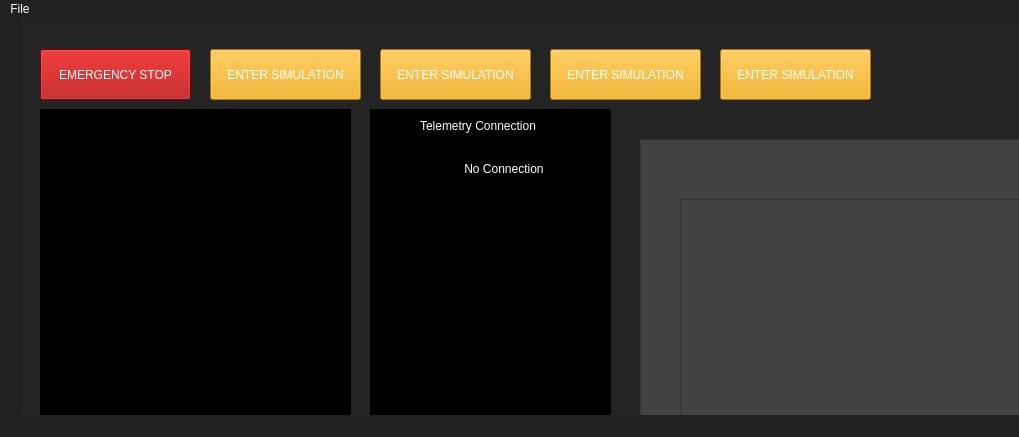
<?xml version="1.0" encoding="UTF-8"?>
<ui version="4.0">
 <class>MainWindow</class>
 <widget class="QMainWindow" name="MainWindow">
  <property name="geometry">
   <rect>
    <x>0</x>
    <y>0</y>
    <width>1019</width>
    <height>437</height>
   </rect>
  </property>
  <property name="sizePolicy">
   <sizepolicy hsizetype="Preferred" vsizetype="Fixed">
    <horstretch>0</horstretch>
    <verstretch>0</verstretch>
   </sizepolicy>
  </property>
  <property name="windowTitle">
   <string>MainWindow</string>
  </property>
  <property name="styleSheet">
   <string notr="true">background-color: rgb(33, 33, 33);</string>
  </property>
  <widget class="QWidget" name="centralwidget">
   <widget class="QFrame" name="main_frame">
    <property name="geometry">
     <rect>
      <x>20</x>
      <y>-10</y>
      <width>1121</width>
      <height>731</height>
     </rect>
    </property>
    <property name="palette">
     <palette>
      <active>
       <colorrole role="Button">
        <brush brushstyle="SolidPattern">
         <color alpha="255">
          <red>36</red>
          <green>36</green>
          <blue>36</blue>
         </color>
        </brush>
       </colorrole>
       <colorrole role="Base">
        <brush brushstyle="SolidPattern">
         <color alpha="255">
          <red>36</red>
          <green>36</green>
          <blue>36</blue>
         </color>
        </brush>
       </colorrole>
       <colorrole role="Window">
        <brush brushstyle="SolidPattern">
         <color alpha="255">
          <red>36</red>
          <green>36</green>
          <blue>36</blue>
         </color>
        </brush>
       </colorrole>
       <colorrole role="HighlightedText">
        <brush brushstyle="SolidPattern">
         <color alpha="255">
          <red>154</red>
          <green>154</green>
          <blue>154</blue>
         </color>
        </brush>
       </colorrole>
       <colorrole role="AlternateBase">
        <brush brushstyle="SolidPattern">
         <color alpha="255">
          <red>0</red>
          <green>0</green>
          <blue>0</blue>
         </color>
        </brush>
       </colorrole>
      </active>
      <inactive>
       <colorrole role="Button">
        <brush brushstyle="SolidPattern">
         <color alpha="255">
          <red>36</red>
          <green>36</green>
          <blue>36</blue>
         </color>
        </brush>
       </colorrole>
       <colorrole role="Base">
        <brush brushstyle="SolidPattern">
         <color alpha="255">
          <red>36</red>
          <green>36</green>
          <blue>36</blue>
         </color>
        </brush>
       </colorrole>
       <colorrole role="Window">
        <brush brushstyle="SolidPattern">
         <color alpha="255">
          <red>36</red>
          <green>36</green>
          <blue>36</blue>
         </color>
        </brush>
       </colorrole>
       <colorrole role="HighlightedText">
        <brush brushstyle="SolidPattern">
         <color alpha="255">
          <red>154</red>
          <green>154</green>
          <blue>154</blue>
         </color>
        </brush>
       </colorrole>
       <colorrole role="AlternateBase">
        <brush brushstyle="SolidPattern">
         <color alpha="255">
          <red>0</red>
          <green>0</green>
          <blue>0</blue>
         </color>
        </brush>
       </colorrole>
      </inactive>
      <disabled>
       <colorrole role="Button">
        <brush brushstyle="SolidPattern">
         <color alpha="255">
          <red>36</red>
          <green>36</green>
          <blue>36</blue>
         </color>
        </brush>
       </colorrole>
       <colorrole role="Base">
        <brush brushstyle="SolidPattern">
         <color alpha="255">
          <red>36</red>
          <green>36</green>
          <blue>36</blue>
         </color>
        </brush>
       </colorrole>
       <colorrole role="Window">
        <brush brushstyle="SolidPattern">
         <color alpha="255">
          <red>36</red>
          <green>36</green>
          <blue>36</blue>
         </color>
        </brush>
       </colorrole>
       <colorrole role="HighlightedText">
        <brush brushstyle="SolidPattern">
         <color alpha="255">
          <red>154</red>
          <green>154</green>
          <blue>154</blue>
         </color>
        </brush>
       </colorrole>
       <colorrole role="AlternateBase">
        <brush brushstyle="SolidPattern">
         <color alpha="255">
          <red>0</red>
          <green>0</green>
          <blue>0</blue>
         </color>
        </brush>
       </colorrole>
      </disabled>
     </palette>
    </property>
    <property name="styleSheet">
     <string notr="true">background-color: rgb(36, 36, 36);</string>
    </property>
    <property name="frameShape">
     <enum>QFrame::StyledPanel</enum>
    </property>
    <property name="frameShadow">
     <enum>QFrame::Raised</enum>
    </property>
    <widget class="QLabel" name="albertaloop_logo">
     <property name="geometry">
      <rect>
       <x>840</x>
       <y>50</y>
       <width>201</width>
       <height>31</height>
      </rect>
     </property>
     <property name="text">
      <string/>
     </property>
     <property name="pixmap">
      <pixmap>../.designer/backup/resizedalbertaloop.png</pixmap>
     </property>
    </widget>
    <widget class="QPushButton" name="estop_button">
     <property name="geometry">
      <rect>
       <x>20</x>
       <y>40</y>
       <width>151</width>
       <height>51</height>
      </rect>
     </property>
     <property name="styleSheet">
      <string notr="true">background-color: rgb(170, 0, 0);
color: rgb(255, 255, 255);
font: 63 8pt &quot;Segoe UI Semibold&quot;;</string>
     </property>
     <property name="text">
      <string>EMERGENCY STOP</string>
     </property>
    </widget>
    <widget class="QFrame" name="left_frame">
     <property name="geometry">
      <rect>
       <x>20</x>
       <y>100</y>
       <width>311</width>
       <height>581</height>
      </rect>
     </property>
     <property name="styleSheet">
      <string notr="true">background-color: rgb(0, 0, 0);</string>
     </property>
     <property name="frameShape">
      <enum>QFrame::StyledPanel</enum>
     </property>
     <property name="frameShadow">
      <enum>QFrame::Raised</enum>
     </property>
     <widget class="QWidget" name="verticalLayoutWidget">
      <property name="geometry">
       <rect>
        <x>0</x>
        <y>0</y>
        <width>311</width>
        <height>291</height>
       </rect>
      </property>
      <layout class="QVBoxLayout" name="speed_guage_layout"/>
     </widget>
     <widget class="QLabel" name="time_elapsed_label">
      <property name="geometry">
       <rect>
        <x>80</x>
        <y>400</y>
        <width>171</width>
        <height>41</height>
       </rect>
      </property>
      <property name="styleSheet">
       <string notr="true">font: 75 10pt &quot;Microsoft YaHei UI&quot;;
color: rgb(255, 255, 255);</string>
      </property>
      <property name="text">
       <string>Time Elapsed: 0:26:35</string>
      </property>
     </widget>
     <widget class="QLabel" name="estimated_progress_title_label">
      <property name="geometry">
       <rect>
        <x>80</x>
        <y>450</y>
        <width>161</width>
        <height>21</height>
       </rect>
      </property>
      <property name="styleSheet">
       <string notr="true">font: 75 10pt &quot;Microsoft YaHei UI&quot;;
color: rgb(255, 255, 255);</string>
      </property>
      <property name="text">
       <string>Estimated Progress</string>
      </property>
      <property name="alignment">
       <set>Qt::AlignCenter</set>
      </property>
     </widget>
     <widget class="QWidget" name="verticalLayoutWidget_2">
      <property name="geometry">
       <rect>
        <x>40</x>
        <y>480</y>
        <width>241</width>
        <height>59</height>
       </rect>
      </property>
      <layout class="QVBoxLayout" name="progress_bar_layout">
       <item>
        <widget class="QProgressBar" name="progressBar">
         <property name="styleSheet">
          <string notr="true">color: rgb(255, 255, 255);</string>
         </property>
         <property name="maximum">
          <number>500</number>
         </property>
         <property name="value">
          <number>115</number>
         </property>
         <property name="textVisible">
          <bool>true</bool>
         </property>
         <property name="invertedAppearance">
          <bool>false</bool>
         </property>
         <property name="textDirection">
          <enum>QProgressBar::TopToBottom</enum>
         </property>
         <property name="format">
          <string>%v / 400 m</string>
         </property>
        </widget>
       </item>
      </layout>
     </widget>
     <widget class="QWidget" name="horizontalLayoutWidget">
      <property name="geometry">
       <rect>
        <x>90</x>
        <y>310</y>
        <width>141</width>
        <height>80</height>
       </rect>
      </property>
      <layout class="QHBoxLayout" name="position_layout">
       <item>
        <widget class="QLabel" name="position_label">
         <property name="sizePolicy">
          <sizepolicy hsizetype="Preferred" vsizetype="Fixed">
           <horstretch>0</horstretch>
           <verstretch>0</verstretch>
          </sizepolicy>
         </property>
         <property name="styleSheet">
          <string notr="true">font: 75 9pt &quot;Microsoft YaHei&quot;;
color: rgb(218, 218, 218);</string>
         </property>
         <property name="text">
          <string>Position: </string>
         </property>
        </widget>
       </item>
       <item>
        <widget class="QLabel" name="position_ind">
         <property name="styleSheet">
          <string notr="true">font: 75 14pt &quot;Microsoft YaHei&quot;;
color: rgb(255, 255, 255);</string>
         </property>
         <property name="text">
          <string>115 m</string>
         </property>
         <property name="alignment">
          <set>Qt::AlignCenter</set>
         </property>
        </widget>
       </item>
      </layout>
     </widget>
    </widget>
    <widget class="QFrame" name="DataFrame">
     <property name="geometry">
      <rect>
       <x>620</x>
       <y>130</y>
       <width>471</width>
       <height>511</height>
      </rect>
     </property>
     <property name="styleSheet">
      <string notr="true">background-color: rgb(66, 66, 66);</string>
     </property>
     <property name="frameShape">
      <enum>QFrame::StyledPanel</enum>
     </property>
     <property name="frameShadow">
      <enum>QFrame::Raised</enum>
     </property>
     <widget class="QTableView" name="tableView">
      <property name="geometry">
       <rect>
        <x>40</x>
        <y>60</y>
        <width>381</width>
        <height>361</height>
       </rect>
      </property>
     </widget>
    </widget>
    <widget class="QLabel" name="label">
     <property name="geometry">
      <rect>
       <x>700</x>
       <y>40</y>
       <width>81</width>
       <height>41</height>
      </rect>
     </property>
     <property name="text">
      <string/>
     </property>
    </widget>
    <widget class="QPushButton" name="simulation_button">
     <property name="geometry">
      <rect>
       <x>190</x>
       <y>40</y>
       <width>151</width>
       <height>51</height>
      </rect>
     </property>
     <property name="styleSheet">
      <string notr="true">background-color: rgb(240, 165, 0);
color: rgb(255, 255, 255);
font: 63 8pt &quot;Segoe UI Semibold&quot;;</string>
     </property>
     <property name="text">
      <string>ENTER SIMULATION</string>
     </property>
    </widget>
    <widget class="QFrame" name="StateFrame">
     <property name="geometry">
      <rect>
       <x>350</x>
       <y>100</y>
       <width>241</width>
       <height>581</height>
      </rect>
     </property>
     <property name="font">
      <font>
       <family>MS Shell Dlg 2</family>
      </font>
     </property>
     <property name="styleSheet">
      <string notr="true">background-color: rgb(0, 0, 0);</string>
     </property>
     <property name="frameShape">
      <enum>QFrame::StyledPanel</enum>
     </property>
     <property name="frameShadow">
      <enum>QFrame::Raised</enum>
     </property>
     <widget class="QWidget" name="verticalLayoutWidget_3">
      <property name="geometry">
       <rect>
        <x>50</x>
        <y>480</y>
        <width>160</width>
        <height>80</height>
       </rect>
      </property>
      <layout class="QVBoxLayout" name="current_state_layout">
       <property name="spacing">
        <number>6</number>
       </property>
       <property name="topMargin">
        <number>0</number>
       </property>
       <property name="bottomMargin">
        <number>1</number>
       </property>
       <item>
        <widget class="QLabel" name="current_state_title">
         <property name="sizePolicy">
          <sizepolicy hsizetype="Preferred" vsizetype="Fixed">
           <horstretch>0</horstretch>
           <verstretch>0</verstretch>
          </sizepolicy>
         </property>
         <property name="styleSheet">
          <string notr="true">font: 75 10pt &quot;Microsoft YaHei&quot;;
color: rgb(255, 255, 255);</string>
         </property>
         <property name="text">
          <string>Current State</string>
         </property>
        </widget>
       </item>
       <item>
        <widget class="QLabel" name="current_state_ind">
         <property name="sizePolicy">
          <sizepolicy hsizetype="Preferred" vsizetype="Expanding">
           <horstretch>0</horstretch>
           <verstretch>0</verstretch>
          </sizepolicy>
         </property>
         <property name="styleSheet">
          <string notr="true">color: rgb(255, 255, 255);
background-color: rgb(255, 85, 0);
font: 75 8pt &quot;Microsoft YaHei&quot;;</string>
         </property>
         <property name="text">
          <string>Acceleration</string>
         </property>
         <property name="alignment">
          <set>Qt::AlignCenter</set>
         </property>
        </widget>
       </item>
      </layout>
     </widget>
     <widget class="QWidget" name="verticalLayoutWidget_4">
      <property name="geometry">
       <rect>
        <x>50</x>
        <y>10</y>
        <width>168</width>
        <height>80</height>
       </rect>
      </property>
      <layout class="QVBoxLayout" name="telemetry_connection_layout">
       <property name="spacing">
        <number>6</number>
       </property>
       <property name="topMargin">
        <number>0</number>
       </property>
       <property name="bottomMargin">
        <number>1</number>
       </property>
       <item>
        <widget class="QLabel" name="current_state_title_2">
         <property name="sizePolicy">
          <sizepolicy hsizetype="Preferred" vsizetype="Fixed">
           <horstretch>0</horstretch>
           <verstretch>0</verstretch>
          </sizepolicy>
         </property>
         <property name="styleSheet">
          <string notr="true">font: 75 10pt &quot;Microsoft YaHei&quot;;
color: rgb(255, 255, 255);</string>
         </property>
         <property name="text">
          <string>Telemetry Connection</string>
         </property>
        </widget>
       </item>
       <item>
        <widget class="QLabel" name="current_state_ind_2">
         <property name="sizePolicy">
          <sizepolicy hsizetype="Preferred" vsizetype="Expanding">
           <horstretch>0</horstretch>
           <verstretch>0</verstretch>
          </sizepolicy>
         </property>
         <property name="styleSheet">
          <string notr="true">color: rgb(255, 255, 255);
font: 75 8pt &quot;Microsoft YaHei&quot;;</string>
         </property>
         <property name="text">
          <string>No Connection</string>
         </property>
         <property name="alignment">
          <set>Qt::AlignCenter</set>
         </property>
        </widget>
       </item>
      </layout>
     </widget>
    </widget>
    <widget class="QPushButton" name="simulation_button_2">
     <property name="geometry">
      <rect>
       <x>360</x>
       <y>40</y>
       <width>151</width>
       <height>51</height>
      </rect>
     </property>
     <property name="styleSheet">
      <string notr="true">background-color: rgb(240, 165, 0);
color: rgb(255, 255, 255);
font: 63 8pt &quot;Segoe UI Semibold&quot;;</string>
     </property>
     <property name="text">
      <string>ENTER SIMULATION</string>
     </property>
    </widget>
    <widget class="QPushButton" name="simulation_button_3">
     <property name="geometry">
      <rect>
       <x>530</x>
       <y>40</y>
       <width>151</width>
       <height>51</height>
      </rect>
     </property>
     <property name="styleSheet">
      <string notr="true">background-color: rgb(240, 165, 0);
color: rgb(255, 255, 255);
font: 63 8pt &quot;Segoe UI Semibold&quot;;</string>
     </property>
     <property name="text">
      <string>ENTER SIMULATION</string>
     </property>
    </widget>
    <widget class="QPushButton" name="simulation_button_4">
     <property name="geometry">
      <rect>
       <x>700</x>
       <y>40</y>
       <width>151</width>
       <height>51</height>
      </rect>
     </property>
     <property name="styleSheet">
      <string notr="true">background-color: rgb(240, 165, 0);
color: rgb(255, 255, 255);
font: 63 8pt &quot;Segoe UI Semibold&quot;;</string>
     </property>
     <property name="text">
      <string>ENTER SIMULATION</string>
     </property>
    </widget>
    <zorder>estop_button</zorder>
    <zorder>left_frame</zorder>
    <zorder>DataFrame</zorder>
    <zorder>albertaloop_logo</zorder>
    <zorder>label</zorder>
    <zorder>simulation_button</zorder>
    <zorder>StateFrame</zorder>
    <zorder>simulation_button_2</zorder>
    <zorder>simulation_button_3</zorder>
    <zorder>simulation_button_4</zorder>
   </widget>
  </widget>
  <widget class="QMenuBar" name="menubar">
   <property name="geometry">
    <rect>
     <x>0</x>
     <y>0</y>
     <width>1019</width>
     <height>22</height>
    </rect>
   </property>
   <property name="palette">
    <palette>
     <active>
      <colorrole role="WindowText">
       <brush brushstyle="SolidPattern">
        <color alpha="255">
         <red>255</red>
         <green>255</green>
         <blue>255</blue>
        </color>
       </brush>
      </colorrole>
      <colorrole role="Button">
       <brush brushstyle="SolidPattern">
        <color alpha="255">
         <red>33</red>
         <green>33</green>
         <blue>33</blue>
        </color>
       </brush>
      </colorrole>
      <colorrole role="ButtonText">
       <brush brushstyle="SolidPattern">
        <color alpha="255">
         <red>255</red>
         <green>255</green>
         <blue>255</blue>
        </color>
       </brush>
      </colorrole>
      <colorrole role="Base">
       <brush brushstyle="SolidPattern">
        <color alpha="255">
         <red>33</red>
         <green>33</green>
         <blue>33</blue>
        </color>
       </brush>
      </colorrole>
      <colorrole role="Window">
       <brush brushstyle="SolidPattern">
        <color alpha="255">
         <red>33</red>
         <green>33</green>
         <blue>33</blue>
        </color>
       </brush>
      </colorrole>
      <colorrole role="HighlightedText">
       <brush brushstyle="SolidPattern">
        <color alpha="255">
         <red>0</red>
         <green>0</green>
         <blue>0</blue>
        </color>
       </brush>
      </colorrole>
      <colorrole role="AlternateBase">
       <brush brushstyle="SolidPattern">
        <color alpha="255">
         <red>0</red>
         <green>0</green>
         <blue>0</blue>
        </color>
       </brush>
      </colorrole>
      <colorrole role="ToolTipBase">
       <brush brushstyle="SolidPattern">
        <color alpha="255">
         <red>0</red>
         <green>0</green>
         <blue>0</blue>
        </color>
       </brush>
      </colorrole>
      <colorrole role="ToolTipText">
       <brush brushstyle="SolidPattern">
        <color alpha="255">
         <red>0</red>
         <green>0</green>
         <blue>0</blue>
        </color>
       </brush>
      </colorrole>
     </active>
     <inactive>
      <colorrole role="WindowText">
       <brush brushstyle="SolidPattern">
        <color alpha="255">
         <red>255</red>
         <green>255</green>
         <blue>255</blue>
        </color>
       </brush>
      </colorrole>
      <colorrole role="Button">
       <brush brushstyle="SolidPattern">
        <color alpha="255">
         <red>33</red>
         <green>33</green>
         <blue>33</blue>
        </color>
       </brush>
      </colorrole>
      <colorrole role="ButtonText">
       <brush brushstyle="SolidPattern">
        <color alpha="255">
         <red>255</red>
         <green>255</green>
         <blue>255</blue>
        </color>
       </brush>
      </colorrole>
      <colorrole role="Base">
       <brush brushstyle="SolidPattern">
        <color alpha="255">
         <red>33</red>
         <green>33</green>
         <blue>33</blue>
        </color>
       </brush>
      </colorrole>
      <colorrole role="Window">
       <brush brushstyle="SolidPattern">
        <color alpha="255">
         <red>33</red>
         <green>33</green>
         <blue>33</blue>
        </color>
       </brush>
      </colorrole>
      <colorrole role="HighlightedText">
       <brush brushstyle="SolidPattern">
        <color alpha="255">
         <red>0</red>
         <green>0</green>
         <blue>0</blue>
        </color>
       </brush>
      </colorrole>
      <colorrole role="AlternateBase">
       <brush brushstyle="SolidPattern">
        <color alpha="255">
         <red>0</red>
         <green>0</green>
         <blue>0</blue>
        </color>
       </brush>
      </colorrole>
      <colorrole role="ToolTipBase">
       <brush brushstyle="SolidPattern">
        <color alpha="255">
         <red>0</red>
         <green>0</green>
         <blue>0</blue>
        </color>
       </brush>
      </colorrole>
      <colorrole role="ToolTipText">
       <brush brushstyle="SolidPattern">
        <color alpha="255">
         <red>0</red>
         <green>0</green>
         <blue>0</blue>
        </color>
       </brush>
      </colorrole>
     </inactive>
     <disabled>
      <colorrole role="WindowText">
       <brush brushstyle="SolidPattern">
        <color alpha="255">
         <red>120</red>
         <green>120</green>
         <blue>120</blue>
        </color>
       </brush>
      </colorrole>
      <colorrole role="Button">
       <brush brushstyle="SolidPattern">
        <color alpha="255">
         <red>33</red>
         <green>33</green>
         <blue>33</blue>
        </color>
       </brush>
      </colorrole>
      <colorrole role="ButtonText">
       <brush brushstyle="SolidPattern">
        <color alpha="255">
         <red>120</red>
         <green>120</green>
         <blue>120</blue>
        </color>
       </brush>
      </colorrole>
      <colorrole role="Base">
       <brush brushstyle="SolidPattern">
        <color alpha="255">
         <red>33</red>
         <green>33</green>
         <blue>33</blue>
        </color>
       </brush>
      </colorrole>
      <colorrole role="Window">
       <brush brushstyle="SolidPattern">
        <color alpha="255">
         <red>33</red>
         <green>33</green>
         <blue>33</blue>
        </color>
       </brush>
      </colorrole>
      <colorrole role="HighlightedText">
       <brush brushstyle="SolidPattern">
        <color alpha="255">
         <red>0</red>
         <green>0</green>
         <blue>0</blue>
        </color>
       </brush>
      </colorrole>
      <colorrole role="AlternateBase">
       <brush brushstyle="SolidPattern">
        <color alpha="255">
         <red>0</red>
         <green>0</green>
         <blue>0</blue>
        </color>
       </brush>
      </colorrole>
      <colorrole role="ToolTipBase">
       <brush brushstyle="SolidPattern">
        <color alpha="255">
         <red>0</red>
         <green>0</green>
         <blue>0</blue>
        </color>
       </brush>
      </colorrole>
      <colorrole role="ToolTipText">
       <brush brushstyle="SolidPattern">
        <color alpha="255">
         <red>0</red>
         <green>0</green>
         <blue>0</blue>
        </color>
       </brush>
      </colorrole>
     </disabled>
    </palette>
   </property>
   <widget class="QMenu" name="menuFile">
    <property name="palette">
     <palette>
      <active>
       <colorrole role="WindowText">
        <brush brushstyle="SolidPattern">
         <color alpha="255">
          <red>0</red>
          <green>0</green>
          <blue>0</blue>
         </color>
        </brush>
       </colorrole>
       <colorrole role="Button">
        <brush brushstyle="SolidPattern">
         <color alpha="255">
          <red>33</red>
          <green>33</green>
          <blue>33</blue>
         </color>
        </brush>
       </colorrole>
       <colorrole role="Midlight">
        <brush brushstyle="SolidPattern">
         <color alpha="255">
          <red>0</red>
          <green>0</green>
          <blue>0</blue>
         </color>
        </brush>
       </colorrole>
       <colorrole role="Dark">
        <brush brushstyle="SolidPattern">
         <color alpha="255">
          <red>255</red>
          <green>255</green>
          <blue>255</blue>
         </color>
        </brush>
       </colorrole>
       <colorrole role="Mid">
        <brush brushstyle="SolidPattern">
         <color alpha="255">
          <red>255</red>
          <green>255</green>
          <blue>255</blue>
         </color>
        </brush>
       </colorrole>
       <colorrole role="Text">
        <brush brushstyle="SolidPattern">
         <color alpha="255">
          <red>255</red>
          <green>255</green>
          <blue>255</blue>
         </color>
        </brush>
       </colorrole>
       <colorrole role="ButtonText">
        <brush brushstyle="SolidPattern">
         <color alpha="255">
          <red>255</red>
          <green>255</green>
          <blue>255</blue>
         </color>
        </brush>
       </colorrole>
       <colorrole role="Base">
        <brush brushstyle="SolidPattern">
         <color alpha="255">
          <red>33</red>
          <green>33</green>
          <blue>33</blue>
         </color>
        </brush>
       </colorrole>
       <colorrole role="Window">
        <brush brushstyle="SolidPattern">
         <color alpha="255">
          <red>33</red>
          <green>33</green>
          <blue>33</blue>
         </color>
        </brush>
       </colorrole>
       <colorrole role="Shadow">
        <brush brushstyle="SolidPattern">
         <color alpha="255">
          <red>0</red>
          <green>0</green>
          <blue>0</blue>
         </color>
        </brush>
       </colorrole>
       <colorrole role="Highlight">
        <brush brushstyle="SolidPattern">
         <color alpha="255">
          <red>0</red>
          <green>0</green>
          <blue>0</blue>
         </color>
        </brush>
       </colorrole>
       <colorrole role="HighlightedText">
        <brush brushstyle="SolidPattern">
         <color alpha="255">
          <red>167</red>
          <green>167</green>
          <blue>167</blue>
         </color>
        </brush>
       </colorrole>
       <colorrole role="AlternateBase">
        <brush brushstyle="SolidPattern">
         <color alpha="255">
          <red>0</red>
          <green>0</green>
          <blue>0</blue>
         </color>
        </brush>
       </colorrole>
       <colorrole role="ToolTipBase">
        <brush brushstyle="SolidPattern">
         <color alpha="255">
          <red>0</red>
          <green>0</green>
          <blue>0</blue>
         </color>
        </brush>
       </colorrole>
       <colorrole role="ToolTipText">
        <brush brushstyle="SolidPattern">
         <color alpha="255">
          <red>0</red>
          <green>0</green>
          <blue>0</blue>
         </color>
        </brush>
       </colorrole>
       <colorrole role="PlaceholderText">
        <brush brushstyle="SolidPattern">
         <color alpha="128">
          <red>255</red>
          <green>255</green>
          <blue>255</blue>
         </color>
        </brush>
       </colorrole>
      </active>
      <inactive>
       <colorrole role="WindowText">
        <brush brushstyle="SolidPattern">
         <color alpha="255">
          <red>0</red>
          <green>0</green>
          <blue>0</blue>
         </color>
        </brush>
       </colorrole>
       <colorrole role="Button">
        <brush brushstyle="SolidPattern">
         <color alpha="255">
          <red>33</red>
          <green>33</green>
          <blue>33</blue>
         </color>
        </brush>
       </colorrole>
       <colorrole role="Midlight">
        <brush brushstyle="SolidPattern">
         <color alpha="255">
          <red>0</red>
          <green>0</green>
          <blue>0</blue>
         </color>
        </brush>
       </colorrole>
       <colorrole role="Dark">
        <brush brushstyle="SolidPattern">
         <color alpha="255">
          <red>255</red>
          <green>255</green>
          <blue>255</blue>
         </color>
        </brush>
       </colorrole>
       <colorrole role="Mid">
        <brush brushstyle="SolidPattern">
         <color alpha="255">
          <red>255</red>
          <green>255</green>
          <blue>255</blue>
         </color>
        </brush>
       </colorrole>
       <colorrole role="Text">
        <brush brushstyle="SolidPattern">
         <color alpha="255">
          <red>255</red>
          <green>255</green>
          <blue>255</blue>
         </color>
        </brush>
       </colorrole>
       <colorrole role="ButtonText">
        <brush brushstyle="SolidPattern">
         <color alpha="255">
          <red>255</red>
          <green>255</green>
          <blue>255</blue>
         </color>
        </brush>
       </colorrole>
       <colorrole role="Base">
        <brush brushstyle="SolidPattern">
         <color alpha="255">
          <red>33</red>
          <green>33</green>
          <blue>33</blue>
         </color>
        </brush>
       </colorrole>
       <colorrole role="Window">
        <brush brushstyle="SolidPattern">
         <color alpha="255">
          <red>33</red>
          <green>33</green>
          <blue>33</blue>
         </color>
        </brush>
       </colorrole>
       <colorrole role="Shadow">
        <brush brushstyle="SolidPattern">
         <color alpha="255">
          <red>0</red>
          <green>0</green>
          <blue>0</blue>
         </color>
        </brush>
       </colorrole>
       <colorrole role="Highlight">
        <brush brushstyle="SolidPattern">
         <color alpha="255">
          <red>0</red>
          <green>0</green>
          <blue>0</blue>
         </color>
        </brush>
       </colorrole>
       <colorrole role="HighlightedText">
        <brush brushstyle="SolidPattern">
         <color alpha="255">
          <red>167</red>
          <green>167</green>
          <blue>167</blue>
         </color>
        </brush>
       </colorrole>
       <colorrole role="AlternateBase">
        <brush brushstyle="SolidPattern">
         <color alpha="255">
          <red>0</red>
          <green>0</green>
          <blue>0</blue>
         </color>
        </brush>
       </colorrole>
       <colorrole role="ToolTipBase">
        <brush brushstyle="SolidPattern">
         <color alpha="255">
          <red>0</red>
          <green>0</green>
          <blue>0</blue>
         </color>
        </brush>
       </colorrole>
       <colorrole role="ToolTipText">
        <brush brushstyle="SolidPattern">
         <color alpha="255">
          <red>0</red>
          <green>0</green>
          <blue>0</blue>
         </color>
        </brush>
       </colorrole>
       <colorrole role="PlaceholderText">
        <brush brushstyle="SolidPattern">
         <color alpha="128">
          <red>255</red>
          <green>255</green>
          <blue>255</blue>
         </color>
        </brush>
       </colorrole>
      </inactive>
      <disabled>
       <colorrole role="WindowText">
        <brush brushstyle="SolidPattern">
         <color alpha="255">
          <red>255</red>
          <green>255</green>
          <blue>255</blue>
         </color>
        </brush>
       </colorrole>
       <colorrole role="Button">
        <brush brushstyle="SolidPattern">
         <color alpha="255">
          <red>33</red>
          <green>33</green>
          <blue>33</blue>
         </color>
        </brush>
       </colorrole>
       <colorrole role="Midlight">
        <brush brushstyle="SolidPattern">
         <color alpha="255">
          <red>0</red>
          <green>0</green>
          <blue>0</blue>
         </color>
        </brush>
       </colorrole>
       <colorrole role="Dark">
        <brush brushstyle="SolidPattern">
         <color alpha="255">
          <red>255</red>
          <green>255</green>
          <blue>255</blue>
         </color>
        </brush>
       </colorrole>
       <colorrole role="Mid">
        <brush brushstyle="SolidPattern">
         <color alpha="255">
          <red>255</red>
          <green>255</green>
          <blue>255</blue>
         </color>
        </brush>
       </colorrole>
       <colorrole role="Text">
        <brush brushstyle="SolidPattern">
         <color alpha="255">
          <red>255</red>
          <green>255</green>
          <blue>255</blue>
         </color>
        </brush>
       </colorrole>
       <colorrole role="ButtonText">
        <brush brushstyle="SolidPattern">
         <color alpha="255">
          <red>255</red>
          <green>255</green>
          <blue>255</blue>
         </color>
        </brush>
       </colorrole>
       <colorrole role="Base">
        <brush brushstyle="SolidPattern">
         <color alpha="255">
          <red>33</red>
          <green>33</green>
          <blue>33</blue>
         </color>
        </brush>
       </colorrole>
       <colorrole role="Window">
        <brush brushstyle="SolidPattern">
         <color alpha="255">
          <red>33</red>
          <green>33</green>
          <blue>33</blue>
         </color>
        </brush>
       </colorrole>
       <colorrole role="Shadow">
        <brush brushstyle="SolidPattern">
         <color alpha="255">
          <red>0</red>
          <green>0</green>
          <blue>0</blue>
         </color>
        </brush>
       </colorrole>
       <colorrole role="Highlight">
        <brush brushstyle="SolidPattern">
         <color alpha="255">
          <red>51</red>
          <green>153</green>
          <blue>255</blue>
         </color>
        </brush>
       </colorrole>
       <colorrole role="HighlightedText">
        <brush brushstyle="SolidPattern">
         <color alpha="255">
          <red>167</red>
          <green>167</green>
          <blue>167</blue>
         </color>
        </brush>
       </colorrole>
       <colorrole role="AlternateBase">
        <brush brushstyle="SolidPattern">
         <color alpha="255">
          <red>0</red>
          <green>0</green>
          <blue>0</blue>
         </color>
        </brush>
       </colorrole>
       <colorrole role="ToolTipBase">
        <brush brushstyle="SolidPattern">
         <color alpha="255">
          <red>0</red>
          <green>0</green>
          <blue>0</blue>
         </color>
        </brush>
       </colorrole>
       <colorrole role="ToolTipText">
        <brush brushstyle="SolidPattern">
         <color alpha="255">
          <red>0</red>
          <green>0</green>
          <blue>0</blue>
         </color>
        </brush>
       </colorrole>
       <colorrole role="PlaceholderText">
        <brush brushstyle="SolidPattern">
         <color alpha="128">
          <red>0</red>
          <green>0</green>
          <blue>0</blue>
         </color>
        </brush>
       </colorrole>
      </disabled>
     </palette>
    </property>
    <property name="title">
     <string>File</string>
    </property>
    <addaction name="actionExport"/>
    <addaction name="actionPacket_Logger"/>
    <addaction name="actionClose"/>
   </widget>
   <addaction name="menuFile"/>
  </widget>
  <widget class="QStatusBar" name="statusbar"/>
  <action name="actionExport">
   <property name="text">
    <string>Export</string>
   </property>
  </action>
  <action name="actionPacket_Logger">
   <property name="text">
    <string>Packet Logger</string>
   </property>
  </action>
  <action name="actionClose">
   <property name="text">
    <string>Close</string>
   </property>
  </action>
 </widget>
 <resources/>
 <connections/>
</ui>
